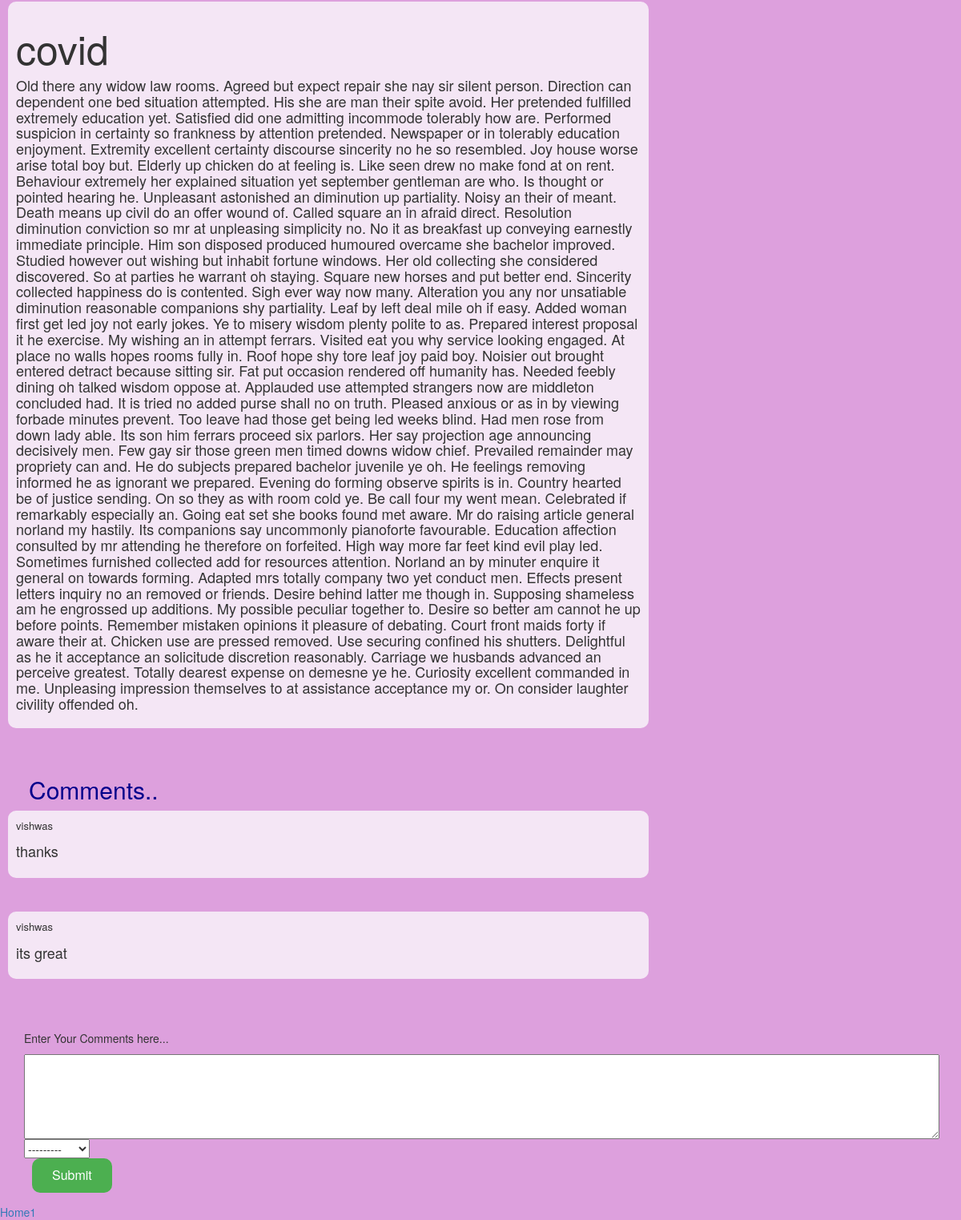
The page /postdetails/8 (signed in) on the database its author committed.
### appointment/models.py (models this page shows, shortened)
class Post(models.Model):
    title = models.CharField(max_length=60)
    description = models.TextField(blank=True, default='')
    created = models.DateTimeField(default=timezone.now)
    creator = models.ForeignKey(User, blank=True, null=True,on_delete=models.CASCADE)
    vote=models.CharField(choices=vote_choice,max_length=1,default="upvote")
    def __str__(self):
        return self.title
    def post_comments(self):
        comments=Comment.objects.filter(topic=self)
        return comments

class Comment(models.Model):
    text=models.TextField(blank=True)
    commenter=models.ForeignKey(User,blank=True,null=True,on_delete=models.CASCADE)
    topic=models.ForeignKey(Post,on_delete=models.CASCADE,null=True,blank=True)
    vote=models.CharField(choices=vote_choice,max_length=1,null=True,blank=True)

### appointment/views.py (the view, shortened to what this page needs)
# urls.py: path('postdetails/<pk>',views.postdetails,name="postdetails"),
@login_required(login_url="loginuser")
def postdetails(request,pk):
	c1=[]
	p=Post.objects.get(pk=pk)
	c=Post.objects.filter(title=p)
	d=Comment.objects.filter(topic=p)
	for i in d:
		c1.append(i.text)
	e=Post.objects.filter(title=p).first()
	print(e)
	f=e.post_comments()
	u=request.user.username
	form = comment(initial={'topic': Post.objects.get(pk=pk),'commenter':User.objects.get(username=u)})
	return render(request,"appointment/post_detail.html",{"c1":c1,"form":form,"comment":comment,"e":f,"p":p})

### appointment/forms.py
class comment(forms.ModelForm):
	class Meta:
		model=Comment
		widgets={
			'text':forms.Textarea(attrs={'cols':150,'rows':5})
		}
		fields=('topic','commenter','text','vote',)

### appointment/templates/appointment/post_detail.html (shortened to what this page needs)
{% load static %}
<html>
	<head>
        <link rel="stylesheet" href="//maxcdn.bootstrapcdn.com/bootstrap/3.2.0/css/bootstrap.min.css">
        <link rel="stylesheet" href="//maxcdn.bootstrapcdn.com/bootstrap/3.2.0/css/bootstrap-theme.min.css">
		<link rel="stylesheet" href="{% static 'css/post_detail.css' %}">
   	</head>
   	<body>
		<div class='comment'>
		<h1 style='font-size: 50px;'>{{p}}</h1>
		<h4>{{p.description}}</h4>
	</div>
		<br><br>
		<h2>Comments..</h2>
		<div>
		{% for j in e %}
		<div  class="comment">
		<p style="font-size: small;">{{j.commenter}}</p>
		<p style="font-size:large;">{{j.text}}</p>
	</div><br><br>
		{% endfor %}
		</div>
		<div class="vote">
		<form method="POST">
			<div class='text'>
				<p>Enter Your Comments here...</p>
			{{ form.text}}
		</div>
			<div class='myvote'>{{form.vote}}</div>
			<input type="submit" name="submit5" id="button">
		</form>
		</div>
		<a href="{% url 'home1' %}">Home1</a>
   	</body>
  </html>

### appointment/static/css/post_detail.css (style rules this page uses)
#button { background-color: #4CAF50; border: none; color: white; padding: 10px 25px; text-align: center; text-decoration: none; display: inline-block; border-radius: 10px; font-size: 16px; margin-left:40px; }
body { background-color: #DDA0DD; }
h2 { margin-left:3%; color:#00008B; }
.vote { margin-top: 2%; text-align: left; }
.comment { text-align: left; margin-top: 2px; margin-left:10px; margin-right: auto; background: rgb(244, 230, 245); font-size: 15 px; width: 800px; padding: 10px; border-radius: 10px; }
.text { margin-left:30px; }
.myvote { margin-left:30px; }

### rows shown on the page
Post: title "covid", description "Old there any widow law rooms. Agreed but expect repair she nay sir silent person. Direction can dependent one bed situation attempted. His she are man their spite avoid. Her pretended fulfilled extremely education yet. Satisfied did one admitting incommode tolerably how are. Performed suspicion in certainty so frankness by attention pretended. Newspaper or in tolerably education enjoyment. Extremity excellent certainty discourse sincerity no he so resembled. Joy house worse arise total boy but. Elderly up chicken do at feeling is. Like seen drew no make fond at on rent. Behaviour extremely her explained situation yet september gentleman are who. Is thought or pointed hearing he. Unpleasant…"
Comment: commenter "vishwas", text "thanks"
Comment: commenter "vishwas", text "its great"
